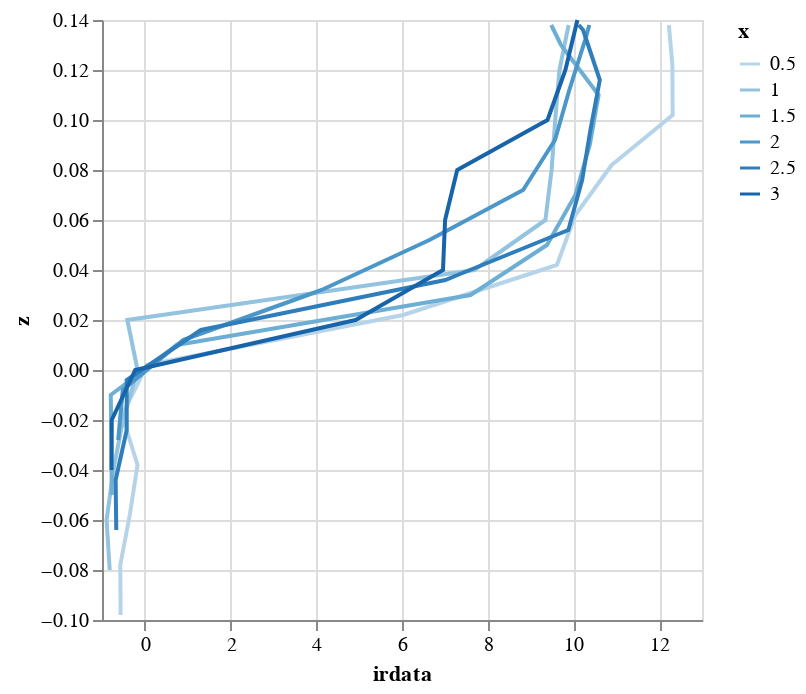

This figure's notebook cell:
### Code cell
src = df_adjusted.reset_index().query("x < 3.5").query("z < 0.14")
alt.Chart(
    src
).mark_line().encode(
    alt.X('irdata:Q'),
    alt.Y('z:Q'),
    alt.Color('x:O'),
    # alt.Facet('x:O', columns=4),
    order='z:Q',
    tooltip='x'
).properties(width = 300, height = 300)

### Figure 1 — Vega-Lite specification as saved in the notebook (floating-point values rounded to 4 significant figures; data arrays with more than 128 entries replaced by an {"elided": "..."} marker saying what was removed)
{"config": {"view": {"continuousWidth": 300, "continuousHeight": 300}}, "data": {"name": "data-c8737c4b8ba7ad18ee748e824dd3637c"}, "mark": {"type": "line"}, "encoding": {"color": {"field": "x", "type": "ordinal"}, "order": {"field": "z", "type": "quantitative"}, "tooltip": {"field": "x", "type": "quantitative"}, "x": {"field": "irdata", "type": "quantitative"}, "y": {"field": "z", "type": "quantitative"}}, "height": 300, "width": 300, "$schema": "https://vega.github.io/schema/vega-lite/v5.20.1.json", "datasets": {"data-c8737c4b8ba7ad18ee748e824dd3637c": {"elided": "601 records"}}}
